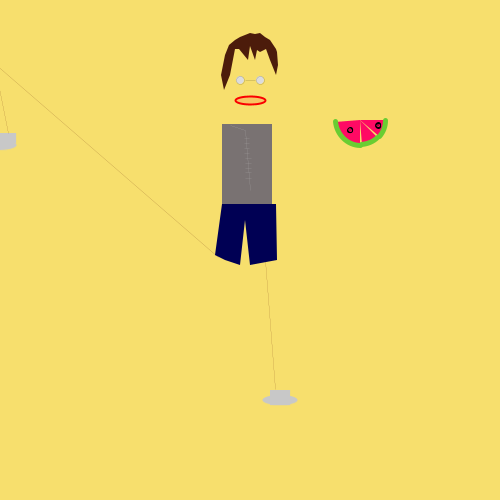
Frame 1 (no input)
Frame 60 (the mouse pressed at the canvas centre just before this capture): identical to frame 1, image omitted
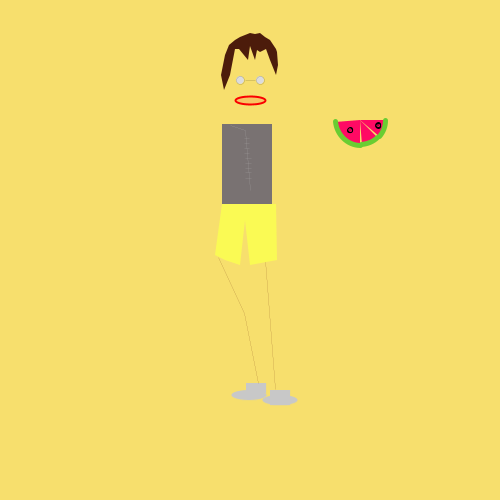
Frame 120 (the mouse held since frame 60 and released just before this capture)

The Processing sketch that drew these frames (run headless with seeded random() and noise(); from frame 60 on, the mouse is pressed at the canvas centre):

// Processing sketch: processing_40116
// ── processing_40116.pde


void setup(){
size(500,500);
}

void draw() {
background(247,223,109);  


  smooth();
//mouth
stroke(250,0,0);
strokeWeight(2);
fill(250,50,40,40);
ellipse(250,100,30,8);
 
//glasses
stroke(0);
strokeWeight(abs(mouseX-pmouseX/1));
fill(220);
ellipse(240,80,8,8);
ellipse(260,80,8,8);
line(245,80, 255,80);
 
//hair
fill(76,28,11);
noStroke();
beginShape();
vertex(276,75);
vertex(277,70);
vertex(278,65);
vertex(277,52);
vertex(276,49);
vertex(270,40);
vertex(265,37);
vertex(260,33);
vertex(255,34);
vertex(250,33);
vertex(245,35);
vertex(240,37);
vertex(235,40);
vertex(229,45);
vertex(225,55);
vertex(223,65);
vertex(221,75);
vertex(224,90);
vertex(230,75);
vertex(235,49);
vertex(239,49);
vertex(248,60);
vertex(248,60);
vertex(250,46);
vertex(255,60);
vertex(250,45);
vertex(255,60);
vertex(257,50);
vertex(260,52);
vertex(266,49);
vertex(270,60);
endShape();
 
//shirt
fill(121,114,114);
noStroke();
rect(222,124, 50,80);
 
//zipper
stroke(200);
strokeWeight(0);
line(245,130, 250,190);
line(244,138, 249,138);
line(244,143, 249,143);
line(244,148, 249,148);
line(244,153, 249,153);
line(245,158, 251,158);
line(245,163, 251,163);
line(245,168, 251,168);
line(245,172, 251,172);
line(245,178, 251,178);
line(245,130, 230,125);


//shoes
fill(200);
ellipse(mouseX-1,mouseY+145, 35,10);
ellipse(280,400, 35,10);
rect(mouseX-4,mouseY+133, 20,10);
rect(270,390, 20,15);
 
 
//moving leg
stroke(100,35,10);
fill(247,223,109); 
line(218,257,mouseX-6,mouseY+63 );
line(mouseX-6,mouseY+63,mouseX+8,mouseY+133);


//straight leg
stroke(100,35,10);
fill(247,223,109); 
beginShape();
vertex(265,260 );
vertex( 275,389);

endShape();
 
//watermellon
strokeWeight(5);
fill(255,10,100);
stroke(105,205,50);

arc(360,120, 50,50, 0, QUARTER_PI-.08);
arc(360,120, 50,50, QUARTER_PI,HALF_PI-.08);
arc(360,120, 50,50, HALF_PI,PI-.08);
arc(360,120, 50,50, PI,HALF_PI-.5);
arc(360,90, 140,140, PI+HALF_PI, 0);
 
fill(0);
stroke(0);
ellipse(350,130,1,1);
ellipse(378,125,1,2);



  //pants
  fill(mouseX,mouseY,84);
noStroke();
beginShape();
vertex(222,204);
vertex(215,255);
vertex(225,260);
vertex(240,265);
vertex(245,220);
vertex(250,265);
vertex(277,260);
vertex(276,204);
endShape();
}
